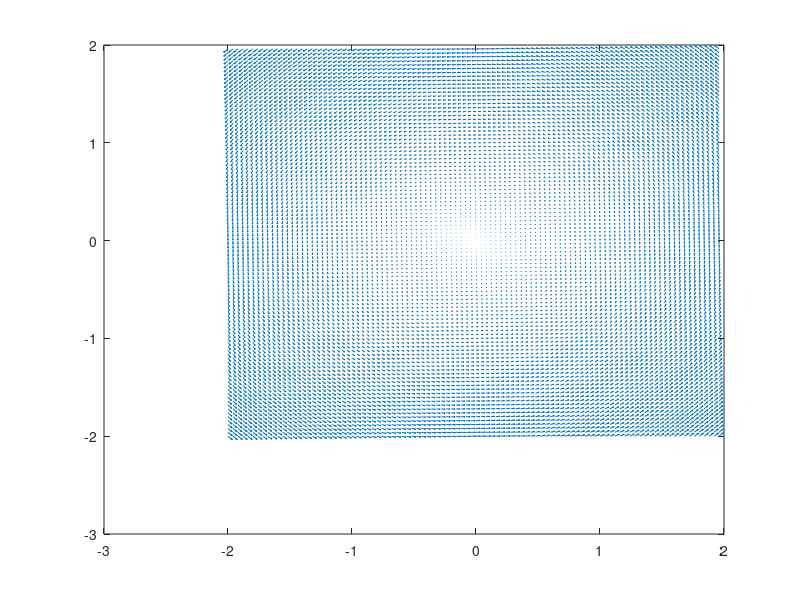

Write the MATLAB code that produced this figure. (Note: this script raises an error after producing the figure.)
% 
% Driver.m
% Initializes the level set problem on  a rectangular grid

%%
%Grid construction
lx = 4;
ly = 4;
nx = 100; ny = 100;
dx = lx/nx; dy = ly/ny;
dt = 0.01;
x = -lx/2:dx:lx/2-dx;
y = -ly/2:dy:ly/2-dy;
[X,Y] = meshgrid(x,y);

phi = sqrt((X-1).^2+(Y-1).^2)-0.2;

contour(X,Y,phi,'showtext','on')
axis equal

% u = X;
% v = Y;
u = -Y;
v = X;
Tfinal = 2*pi;
quiver(X,Y,u,v)
%G = numgrid('S',nx)
%newphi
newPhi = LevelSetEvolve(phi,v,u,nx,ny,dx,dy,dt);
contour(X,Y,phi,[0,0],'linewidth',2)
xlabel('X')
ylabel('Y')
axis equal
N = ceil(Tfinal/dt);
for k=1:N
    time = k*dt;
    newPhi = LevelSetEvolve(phi,v,u,nx,ny,dx,dy,dt);
    phi = newPhi;
%     contourf(X,Y,phi)
    colorbar
    contour(X,Y,phi,[0,0])
    xlabel('X')
    ylabel('Y')
%     contour(X,Y,phi,'showtext','on')
    axis equal
    title(sprintf('time=%d',time))
    pause(0.001)
end
